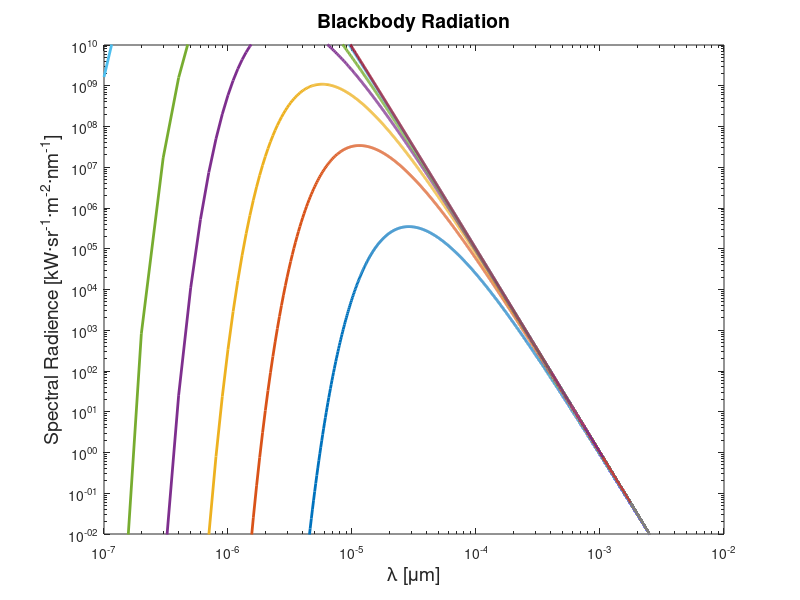

The MATLAB source for this figure:
%------------------------------------------------------------------------%
%---------Black Body Radiation-------------------------------------------%
%------------------------------------------------------------------------%

clc;
close all;
clear all;

%------------------------------------------------------------------------%

c=2.99*10^8; % speed of light in vaccum
h=6.626*10.^-34; %  Planck constant 
k=1.38*10.^-23; %   Boltzmann constant
T= [100 250 500 1000 2000 5778 10000]; % Temperatures in Kelvin
Lam=(0:0.1:5000).*1e-6; 
%n = (0:1:10)

figure(1)
for i=1:7
    
%------------Wiens Displacement Law--------------------------------------%

%I1(:,i)= ((2*h*c*c)./(Lam.^5)).*(exp(-(h*c)./(Lam*k*T(i))));

%------------Planks Law--------------------------------------------------%

%I2(:,i)=(2*h*c*c)./((Lam.^5).*(exp((h.*c)./(k.*T(i).*Lam)))-1);
%I2(:,i)=(2*h*c^2./Lam.^5)./(exp(h*c./(Lam*k*T(i)))-1)

%------------------------------------------------------------------------%

E1(:,i)=(2*pi*h*c^2).*(1./((Lam.^5).*((exp((h*c)./(Lam*k.*T(i))-1)))));
%E1(:,i)=((2*pi*c^2)./(Lam.^5))*(1/(exp(c*h./Lam*k.*T(i))-1))

%plot(Lam,I1(:,i),'linewidth',2)
%plot(Lam,I1(:,i),'b','linewidth',2)
%hold on
%plot(Lam,I2(:,i),'linewidth',2)
%hold on
%loglog(Lam,I1(:,i),'g','linewidth',2)
%hold on
%loglog(Lam,E1(:,i),'b','linewidth',2)
loglog(Lam,E1(:,i),'linewidth',2)
hold on

  %text(.55e-5,.7e8,'T=500K','fontSize',14)
  %text(.5e-5,2e8,'T=600K','fontSize',14)
  %text(.8e-5,5e8,'T=700K','fontSize',14)

  %line([1.2e-5 1.4e-5], [6e8 6e8],'color','r','linewidth',2)
  %line([1.2e-5 1.4e-5], [5e8 5e8],'linewidth',2)
  %line([1.2e-5 1.4e-5], [5e8 5e8],'color','b','linewidth',2)
  
  %text(14.5e-5,6e8,'Plancks Law','fontSize',14)
  %text(1.45e-5,5e8,'Wiens Law','fontSize',14)

  
  xlabel('\lambda [\mum]','fontsize',14)
  ylabel('Spectral Radience [kW·sr^{-1}·m^{-2}·nm^{-1}]','fontsize',14)
  title('Blackbody Radiation','fontsize',14)
  xlim([10^-7 10^-2]);      %0.03*10^-6
  ylim([10^-2 10^10]);
  %xticks([0.1 1 10 100]);
  %set (gca, 'Yscale', 'log')
  %set (gca, 'Xscale', 'log')
  fh = figure(1);
  set(fh, 'color', 'white');
end

